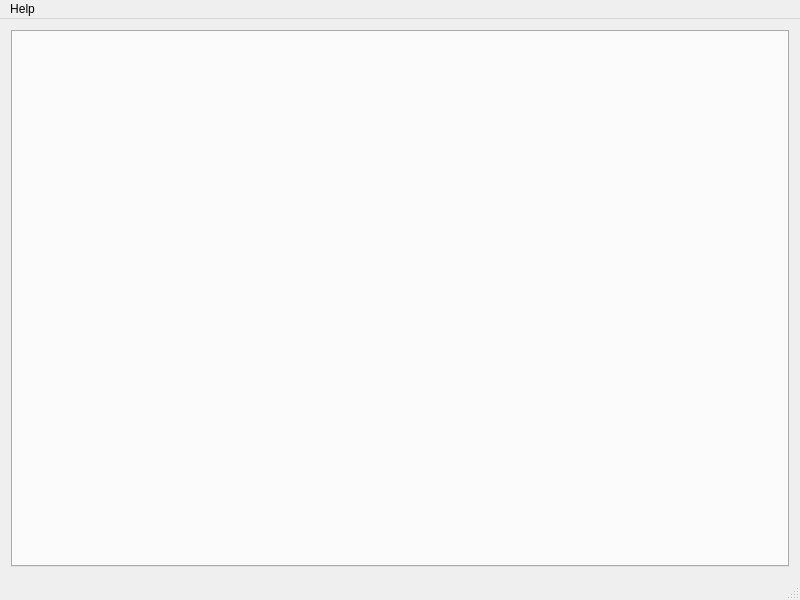
<?xml version="1.0" encoding="UTF-8"?>
<ui version="4.0">
 <class>MainWindow</class>
 <widget class="QMainWindow" name="MainWindow">
  <property name="geometry">
   <rect>
    <x>0</x>
    <y>0</y>
    <width>800</width>
    <height>600</height>
   </rect>
  </property>
  <property name="windowTitle">
   <string>MainWindow</string>
  </property>
  <widget class="QWidget" name="centralWidget">
   <layout class="QGridLayout" name="gridLayout">
    <item row="0" column="0">
     <widget class="QTabWidget" name="tabWidget">
      <property name="currentIndex">
       <number>-1</number>
      </property>
     </widget>
    </item>
   </layout>
  </widget>
  <widget class="QMenuBar" name="menuBar">
   <property name="geometry">
    <rect>
     <x>0</x>
     <y>0</y>
     <width>800</width>
     <height>22</height>
    </rect>
   </property>
   <widget class="QMenu" name="menuHelp">
    <property name="title">
     <string>Help</string>
    </property>
    <widget class="QMenu" name="menuVersion">
     <property name="title">
      <string>Version</string>
     </property>
    </widget>
    <addaction name="menuVersion"/>
    <addaction name="actionAbout"/>
   </widget>
   <addaction name="menuHelp"/>
  </widget>
  <widget class="QStatusBar" name="statusBar"/>
  <action name="actionAbout">
   <property name="text">
    <string>About</string>
   </property>
  </action>
  <action name="action1">
   <property name="text">
    <string>1</string>
   </property>
  </action>
 </widget>
 <layoutdefault spacing="6" margin="11"/>
 <resources/>
 <connections/>
</ui>
